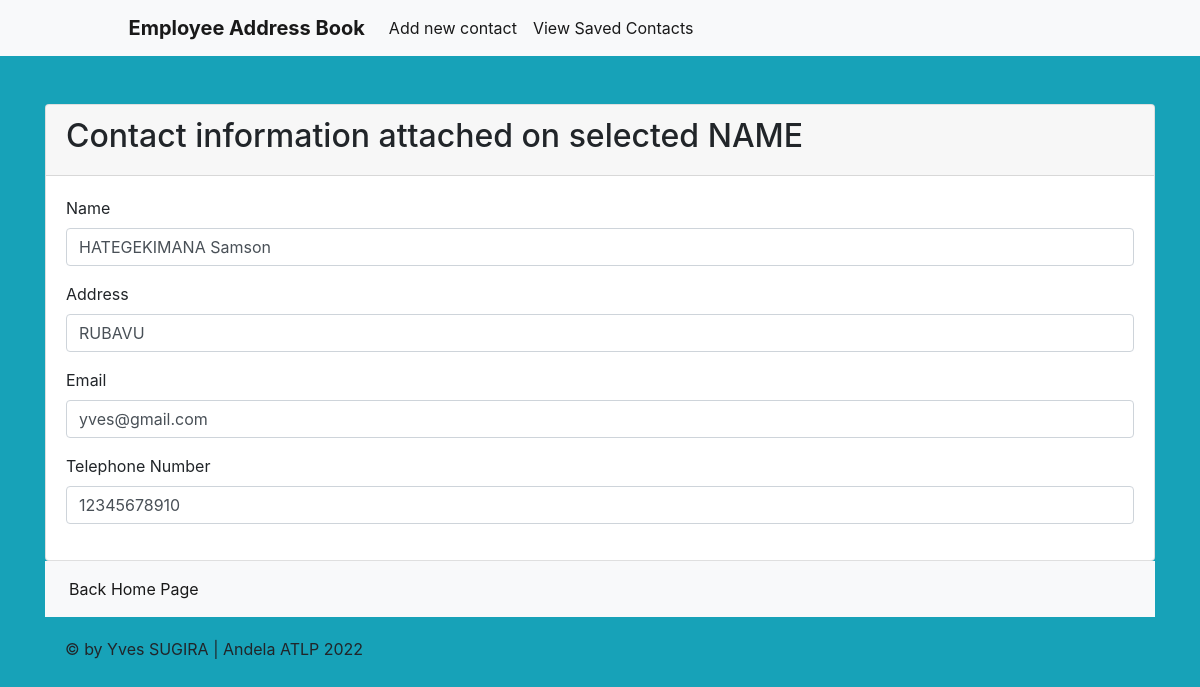
The page /View.php?id=2 on the database its author committed.
### tables this page shows
CREATE TABLE `user` (
  `id` int(11) NOT NULL,
  `name` varchar(50) NOT NULL,
  `address` varchar(20) NOT NULL,
  `email` varchar(50) NOT NULL,
  `telephone` varchar(20) NOT NULL
);

### View.php (the view, shortened to what this page needs)
<?php
$dsn = 'mysql:host=localhost;dbname=andelasimpelwebapp';
$username = 'root';
$password = '';
$options = [];
try {
$connection = new PDO($dsn, $username, $password, $options);
} catch(PDOException $e) {
}
$id = $_GET['id'];
$sql = 'SELECT * FROM user WHERE id=:id';
$statement = $connection->prepare($sql);
$statement->execute([':id' => $id ]);
$person = $statement->fetch(PDO::FETCH_OBJ);
 ?>
<?php require 'header.php'; ?>
<div class="container">
  <div class="card mt-5">
    <div class="card-header">
      <h2>Contact information attached on selected NAME</h2>
    </div>
    <div class="card-body">
      <form method="post">
        <div class="form-group">
          <label for="name">Name</label>
          <input value="<?= $person->name; ?>" type="text" name="name" id="name" class="form-control">
        </div>
        <div class="form-group">
          <label for="address">Address</label>
          <input type="text" value="<?= $person->address; ?>" name="address" id="email" class="form-control">
        </div>
         <div class="form-group">
          <label for="EMAIL">Email</label>
          <input value="<?= $person->email; ?>" type="text" name="email" id="email" class="form-control">
        </div>
        <div class="form-group">
          <label for="telephone">Telephone Number</label>
          <input type="text" value="<?= $person->telephone; ?>" name="telephone" id="telephone" class="form-control">
        </div>
      </form>
    </div>
  </div>
  <nav class="navbar navbar-expand-lg navbar-light bg-light">
  <div class="collapse navbar-collapse" id="navbarSupportedContent">
    <ul class="navbar-nav mr-auto">
      <li class="nav-item active">
        <a class="nav-link" href="index.php">Back Home Page<span class="sr-only">(current)</span></a>
      </li>
    </ul>
  </div>
</nav>
</div>
<?php require 'footer.php'; ?>

### rows shown on the page
user: name "HATEGEKIMANA Samson", address "RUBAVU", email "yves@gmail.com", telephone "12345678910"
